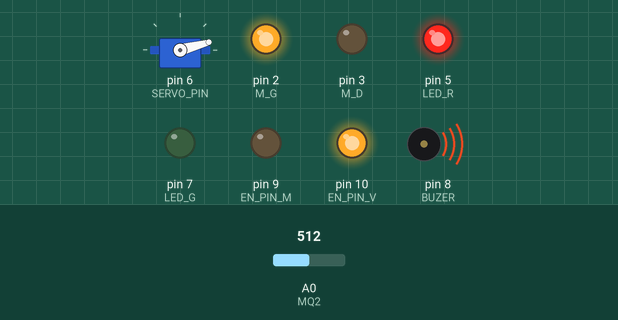
The sketch below on a simulated Arduino Uno, built with avr-gcc and run on an emulated ATmega328P. Parts: servo, output pins drawn as LEDs (lit = HIGH), buzzer (waves = sounding). Inputs (shaded band) come from the test bench; at power-on: A0 (MQ2) = 512.

Above: at 3.8 s.
3.9 s: A0 (MQ2) set to 488
At 4.7 s:
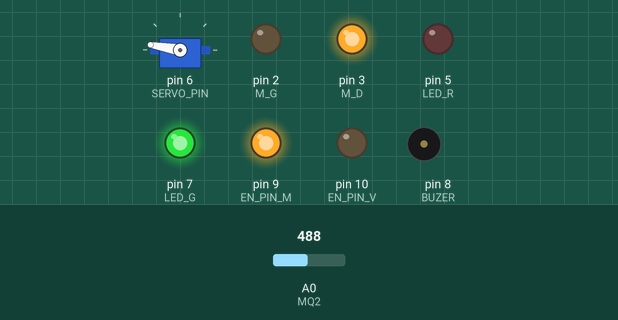
5.4 s: A0 (MQ2) set to 511
At 8.1 s:
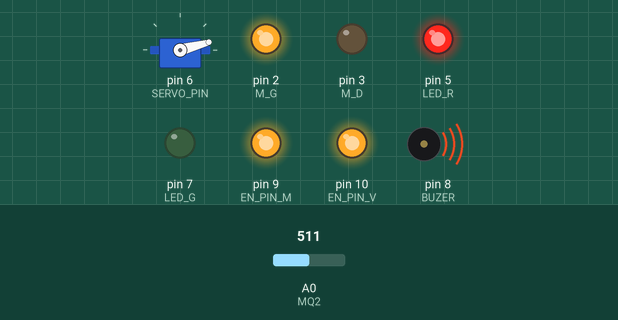
8.4 s: A0 (MQ2) set to 306
At 14.1 s:
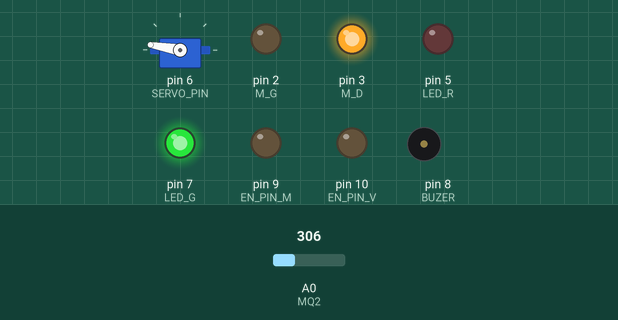
Timing chart, 0 to 15.6 s (numbered marks = the images above; inputs shaded):
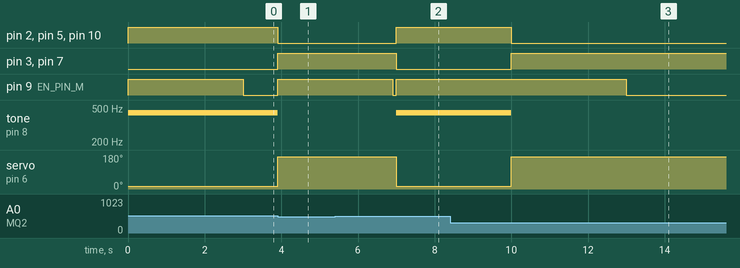

Measured:
- the behaviour switches between 500 and 499 on A0 (MQ2) (found by bisection; images 0 and 1)
- after the input at 3.9 s, pin 2 (M_G), pin 5 (LED_R), pin 10 (EN_PIN_V): HIGH → LOW at once; pin 3 (M_D), pin 7 (LED_G), pin 9 (EN_PIN_M): LOW → HIGH at once; tone on pin 8 (BUZER): 440 Hz → silent at once; servo on pin 6 (SERVO_PIN): 15° → 170° at once
- after the input at 5.4 s, pin 2 (M_G), pin 5 (LED_R), pin 10 (EN_PIN_V): LOW → HIGH after 1.6 s; pin 3 (M_D), pin 7 (LED_G): HIGH → LOW after 1.6 s; tone on pin 8 (BUZER): silent → 440 Hz after 1.6 s; servo on pin 6 (SERVO_PIN): 170° → 15° after 1.6 s
- after the input at 8.4 s, pin 2 (M_G), pin 5 (LED_R), pin 10 (EN_PIN_V): HIGH → LOW after 1.6 s; pin 3 (M_D), pin 7 (LED_G): LOW → HIGH after 1.6 s; pin 9 (EN_PIN_M): HIGH → LOW after 4.6 s instead of 1.6 s; tone on pin 8 (BUZER): 440 Hz → silent after 1.6 s; servo on pin 6 (SERVO_PIN): 15° → 170° after 1.6 s

The sketch:

DF_V1.0.ino
```cpp
/*********Détecteur de fummé*********************
 * Classe: 2STM
 * Version: 1.0
 * Date: 7/03/2018
 * Heure: 10h00
 ************************************************/
#include <Servo.h>

//************ OUTPUT ******************
#define LED_R 5
#define LED_G 7
#define BUZER 8

#define M_G 2         //LE sense gauche de moteur => Fermer
#define M_D 3         //LE sense droit de moteur  => Ouvrir
#define EN_PIN_M 9      //Pin de moteur

#define EN_PIN_V 10      //Pin de vontilateur
//Les autres entrées(Sens1,Sense2) de ventilateur sont branchés avec (Vcc, GND)
//Car il a un seul sens de rotation.

#define SERVO_PIN 6   //pin de Servo moteur
Servo vanne;

/************** INPUT ******************/
#define MQ2 A0

/*********** PARAMETRES ****************/
#define F_HZ 440
#define VALEUR_GASE_EXSISTE 500
#define EN_VALUE 255  //La vitesse de moteur et de vontilateur est constat
#define DELAY 100
#define OPENING_WINDOW_DELAY 3000

/*********** Var globales ****************/
bool first_Time_if=true;
bool first_Time_else=true;
void setup() {

  vanne.attach(SERVO_PIN);

  pinMode(BUZER,OUTPUT);
  pinMode(LED_R,OUTPUT);
  pinMode(LED_G,OUTPUT);

  pinMode(M_G,OUTPUT);
  pinMode(M_D,OUTPUT);
  pinMode(EN_PIN_M,OUTPUT);
  pinMode(EN_PIN_V,OUTPUT);

  pinMode(MQ2,INPUT);

  digitalWrite(LED_G,HIGH);
}

void loop() {
  if(analogRead(MQ2)>=VALEUR_GASE_EXSISTE && first_Time_if){
    first_Time_if=false;
    first_Time_else=true;

//Ventilateur en marche
    digitalWrite(EN_PIN_V,HIGH);

    tone(BUZER,F_HZ);
    digitalWrite(LED_G,LOW);
    digitalWrite(LED_R,HIGH);

 //fermeture de vanne
    vanne.write(15); /*0 degree => vanne fermmé.  180 => vanne overt*/

//Overture de fenetre
    digitalWrite(M_G,HIGH);
    digitalWrite(M_D,LOW);
    analogWrite(EN_PIN_M,EN_VALUE);
    delay(OPENING_WINDOW_DELAY);
    analogWrite(EN_PIN_M,0);


  }if(analogRead(MQ2)<VALEUR_GASE_EXSISTE && first_Time_else){
    first_Time_if=true;
    first_Time_else=false;

//Ventilateur en arret
    digitalWrite(EN_PIN_V,LOW);

    noTone(BUZER);
    digitalWrite(LED_G,HIGH);
    digitalWrite(LED_R,LOW);

//overture de vanne
    vanne.write(170);/*0 degree => vanne fermmé.  180 => vanne overt*/

//Fermeture de fenetre
    digitalWrite(M_G,LOW);
    digitalWrite(M_D,HIGH);
    analogWrite(EN_PIN_M,EN_VALUE);
    delay(OPENING_WINDOW_DELAY);
    analogWrite(EN_PIN_M,0);


  }

  delay(DELAY);
}
```
